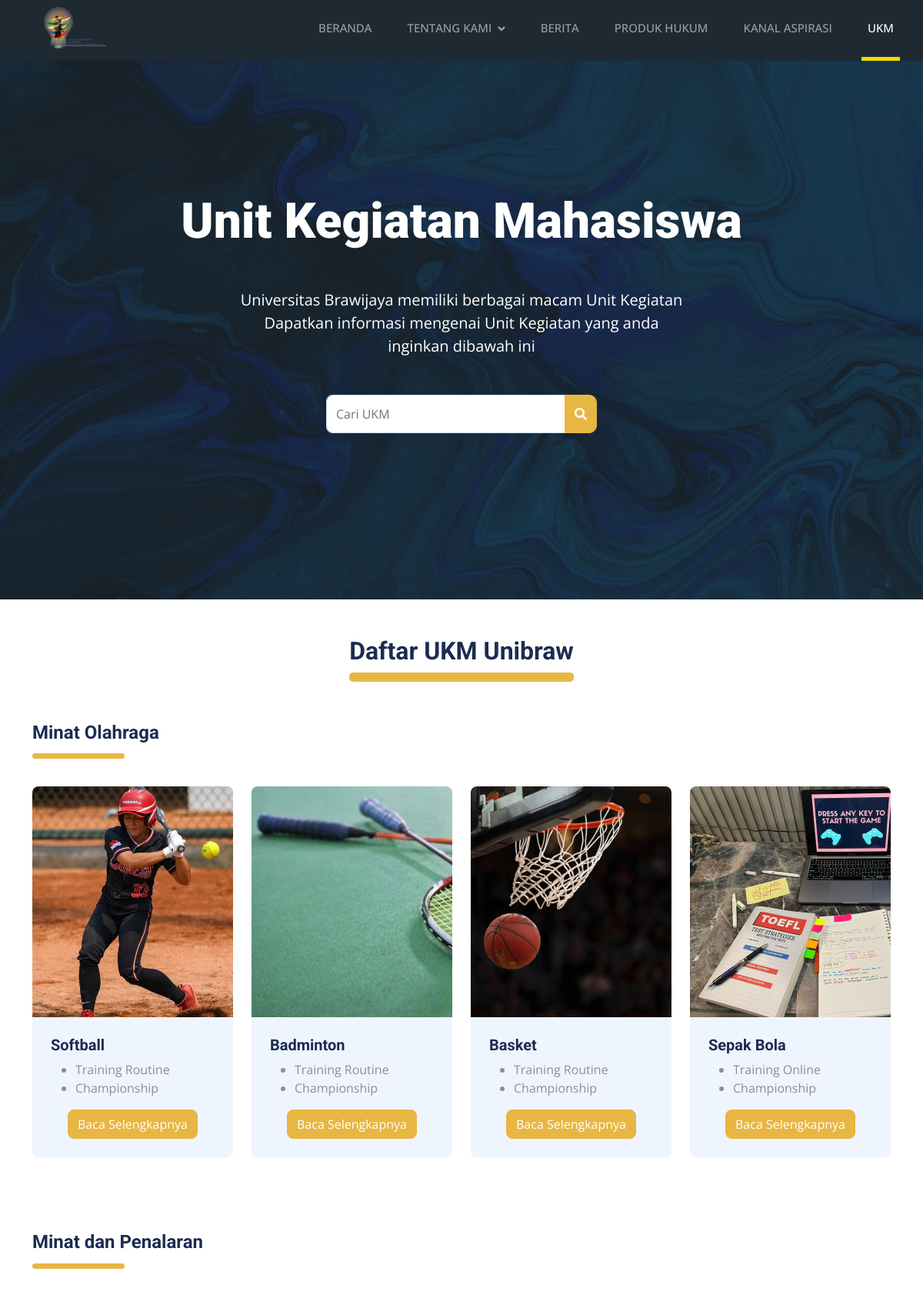
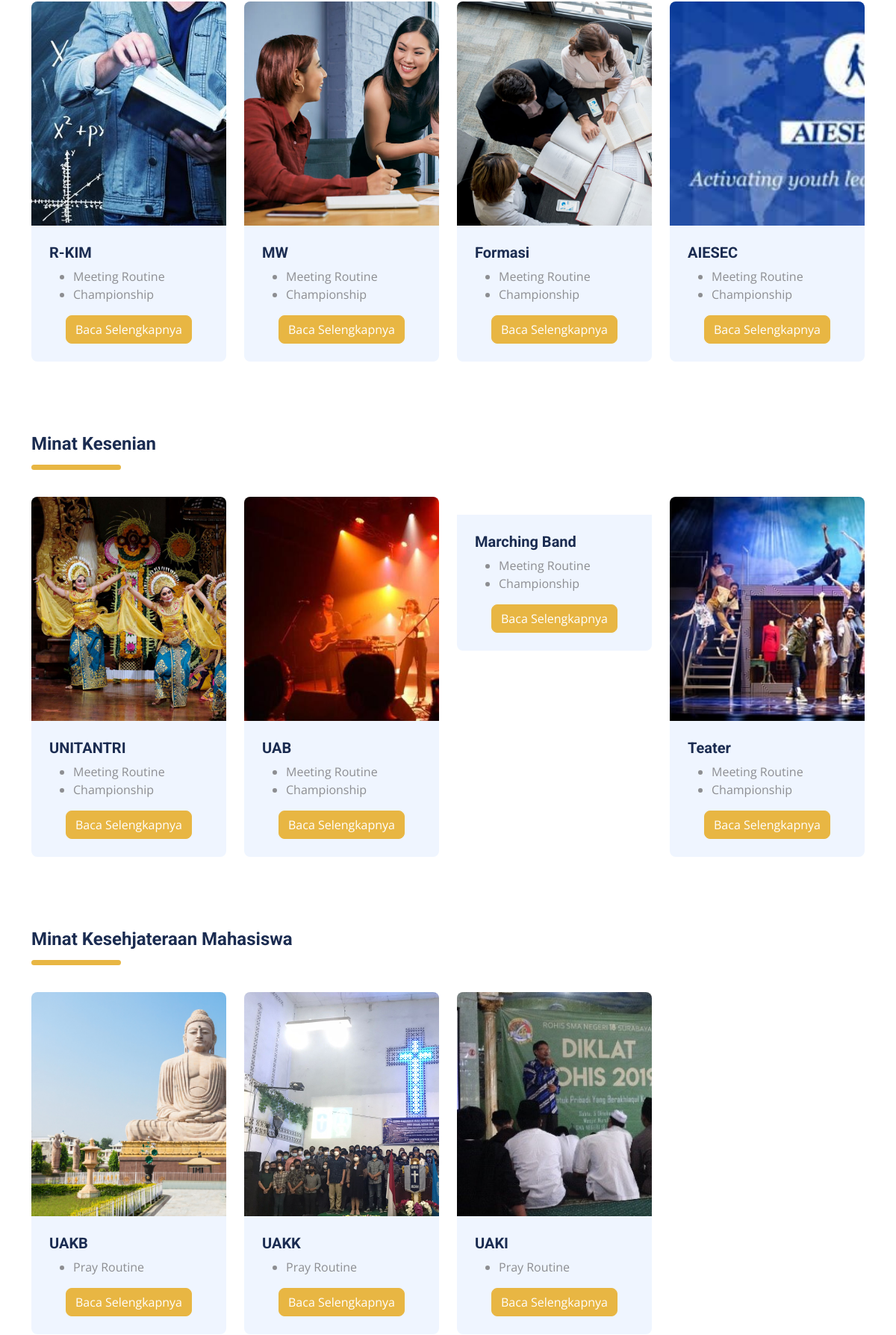
The page /ukm.php (upper part) on the database its author committed (2 pictures, top to bottom).
### tables this page shows
CREATE TABLE `ukm` (
  `id` int(11) NOT NULL,
  `isi` longtext NOT NULL,
  `kegiatan` longtext NOT NULL,
  `foto` text NOT NULL,
  `judul` text NOT NULL,
  `kategori` text NOT NULL
);

### ukm.php (the view)
<?php include_once('layouts/master.php');
include_once('koneksi.php');
?>
<div class="container-fluid header p-0 mb-5 jumbotrondepan" style="background-image: url('assets/abstrak.png');background-size: cover;height:700px;background-position: bottom;">
    <div class="row g-0 align-items-center flex-column-reverse flex-lg-row" style="padding-top: 75px">
        <div class="col-lg-12 p-5 wow fadeIn" data-wow-delay="0.1s">
            <h2 class="display-3 mb-5 mt-5 text-center text-white">Unit Kegiatan Mahasiswa</h2>
            <p class="text-white text-center" style="font-size: 15pt">
                Universitas Brawijaya memiliki berbagai macam Unit Kegiatan
                <br>
                Dapatkan informasi mengenai Unit Kegiatan yang anda
                <br>
                inginkan dibawah ini
            </p>
            <center>
                <div class="row justify-content-center mt-5">
                    <div class="col-md-4">
                        <form method="post" action="ukmcari.php">
                            <div class="input-group mb-3">
                                <input type="text" class="form-control" name="keyword" placeholder="Cari UKM">
                                <div class="input-group-append"><button class="btn btn-primary" style="border-radius:0;border-top-right-radius: 10px;border-bottom-right-radius: 10px;background-color:#e8b643;border-color: #e8b643;height:50px"><i class="fas fa-search"></i></button></div>
                            </div>
                        </form>
                    </div>
                </div>
            </center>
        </div>
    </div>
</div>
<div class="ourwork">
    <div class="container">
        <div class="row mb-3">
            <div class="col-md-12">
                <div class="titlepage">
                    <center>
                        <h2 class="bawahtengah text-center">Daftar UKM Unibraw</h2>
                    </center>
                </div>
            </div>
        </div>
        <br><br>
        <h4 class="bawahvisimisi">Minat Olahraga</h4>
        <div class="row mt-5 wow fadeInUp" data-wow-delay="0.1s">
            <?php
            $result = $conn->query("SELECT * FROM ukm where kategori = 'Olahraga' order by id desc");
            while ($data = $result->fetch_array()) :
            ?>
                <div class="col-md-3 mb-5">
                    <div class="team-item position-relative rounded overflow-hidden">
                        <div class="overflow-hidden">
                            <img src="foto/<?= $data['foto'] ?>" alt="" style="object-fit:cover;height:300px;">
                        </div>
                        <div class="bg-light p-4">
                            <h5 class="text-left"><?php echo $data['judul']; ?></h5>
                            <?= $data['kegiatan'] ?>
                            <center>
                                <a href="ukmdetail.php?id=<?php echo $data['id']; ?>" class="btn btn-primary kuning" style="background-color:#e8b643;border-color: #e8b643;">Baca Selengkapnya</a>
                            </center>
                        </div>
                    </div>
                </div>
            <?php endwhile; ?>
        </div>
        <br><br>
        <h4 class="bawahvisimisi">Minat dan Penalaran</h4>
        <div class="row mt-5">
            <?php
            $result = $conn->query("SELECT * FROM ukm where kategori = 'Penalaran' order by id desc");
            while ($data = $result->fetch_array()) :
            ?>
                <div class="col-md-3 mb-5">
                    <div class="team-item position-relative rounded overflow-hidden">
                        <div class="overflow-hidden">
                            <img src="foto/<?= $data['foto'] ?>" alt="" style="object-fit:cover;height:300px;">
                        </div>
                        <div class="bg-light p-4">
                            <h5 class="text-left"><?php echo $data['judul']; ?></h5>
                            <?= $data['kegiatan'] ?>
                            <center>
                                <a href="ukmdetail.php?id=<?php echo $data['id']; ?>" class="btn btn-primary kuning" style="background-color:#e8b643;border-color: #e8b643;">Baca Selengkapnya</a>
                            </center>
                        </div>
                    </div>
                </div>
            <?php endwhile; ?>
        </div>
        <br><br>
        <h4 class="bawahvisimisi">Minat Kesenian</h4>
        <div class="row mt-5">
            <?php
            $result = $conn->query("SELECT * FROM ukm where kategori = 'Kesenian' order by id desc");
            while ($data = $result->fetch_array()) :
            ?>
                <div class="col-md-3 mb-5">
                    <div class="team-item position-relative rounded overflow-hidden">
                        <div class="overflow-hidden">
                            <img src="foto/<?= $data['foto'] ?>" alt="" style="object-fit:cover;height:300px;">
                        </div>
                        <div class="bg-light p-4">
                            <h5 class="text-left"><?php echo $data['judul']; ?></h5>
                            <?= $data['kegiatan'] ?>
                            <center>
                                <a href="ukmdetail.php?id=<?php echo $data['id']; ?>" class="btn btn-primary kuning" style="background-color:#e8b643;border-color: #e8b643;">Baca Selengkapnya</a>
                            </center>
                        </div>
                    </div>
                </div>
            <?php endwhile; ?>
        </div>
        <br><br>
        <h4 class="bawahvisimisi">Minat Kesehjateraan Mahasiswa</h4>
        <div class="row mt-5">
            <?php
            $result = $conn->query("SELECT * FROM ukm where kategori = 'Kesehjateraan Mahasiswa' order by id desc");
            while ($data = $result->fetch_array()) :
            ?>
                <div class="col-md-3 mb-5">
                    <div class="team-item position-relative rounded overflow-hidden">
                        <div class="overflow-hidden">
                            <img src="foto/<?= $data['foto'] ?>" alt="" style="object-fit:cover;height:300px;">
                        </div>
                        <div class="bg-light p-4">
                            <h5 class="text-left"><?php echo $data['judul']; ?></h5>
                            <?= $data['kegiatan'] ?>
                            <center>
                                <a href="ukmdetail.php?id=<?php echo $data['id']; ?>" class="btn btn-primary kuning" style="background-color:#e8b643;border-color: #e8b643;">Baca Selengkapnya</a>
                            </center>
                        </div>
                    </div>
                </div>
            <?php endwhile; ?>
        </div>
        <br><br>
    </div>
</div>
<?php include_once('layouts/footer.php') ?>

### layouts/master.php (shortened to what this page needs)
<!DOCTYPE html>
<html lang="en">
<head>
   <link href="https://cdnjs.cloudflare.com/ajax/libs/font-awesome/5.10.0/css/all.min.css" rel="stylesheet">
   <link href="https://cdn.jsdelivr.net/npm/bootstrap-icons@1.4.1/font/bootstrap-icons.css" rel="stylesheet">
   <link href="assets/home/lib/animate/animate.min.css" rel="stylesheet">
   <link href="assets/home/lib/owlcarousel/assets/owl.carousel.min.css" rel="stylesheet">
   <link href="assets/home/lib/tempusdominus/css/tempusdominus-bootstrap-4.min.css" rel="stylesheet" />
   <link href="assets/home/css/style.css" rel="stylesheet">
   <link href="assets/main.css" rel="stylesheet">
   <link rel="stylesheet" href="../assets/style.css">
   <link href="assets/home/css/bootstrap.min.css" rel="stylesheet">
   <link rel="stylesheet" href="assets/stylecarousel.css">
   <link href="https://cdnjs.cloudflare.com/ajax/libs/limonte-sweetalert2/11.4.33/sweetalert2.css" rel="stylesheet">
</head>
<body>
   <body>
      <?php include_once('navbar.php');
      ?>

### layouts/navbar.php (shortened to what this page needs)
<nav class="navbar navbar-expand-lg bg-dark navbar-dark sticky-top p-0 wow fadeIn" data-wow-delay="0.1s">
   <a href="index.php" class="navbar-brand d-flex align-items-center px-4 px-lg-5">
      <h1 class="m-0 text-primary"><img width="100px" src="foto/logo.png"></h1>
   </a>
   <?php
   function beranda()
   {
      $page = substr($_SERVER["SCRIPT_NAME"], strrpos($_SERVER["SCRIPT_NAME"], "/") + 1);
      return $hasil;
   }
   function aktif($link)
   {
      $page = substr($_SERVER["SCRIPT_NAME"], strrpos($_SERVER["SCRIPT_NAME"], "/") + 1);
      return $hasil;
   }
   function berita()
   {
      $page = substr($_SERVER["SCRIPT_NAME"], strrpos($_SERVER["SCRIPT_NAME"], "/") + 1);
      return $hasil;
   }
   function tentangkami()
   {
      $page = substr($_SERVER["SCRIPT_NAME"], strrpos($_SERVER["SCRIPT_NAME"], "/") + 1);
      return $hasil;
   }
   function kanalaspirasi()
   {
      $page = substr($_SERVER["SCRIPT_NAME"], strrpos($_SERVER["SCRIPT_NAME"], "/") + 1);
      return $hasil;
   }
   function ukm()
   {
      $page = substr($_SERVER["SCRIPT_NAME"], strrpos($_SERVER["SCRIPT_NAME"], "/") + 1);
      if ($page == 'ukm.php' or $page == 'ukmcari.php' or $page == 'ukmdetail.php') {
         $hasil = 'active';
      }
      return $hasil;
   }
   ?>
   <div class="collapse navbar-collapse" id="navbarCollapse">
      <div class="navbar-nav ms-auto p-4 p-lg-0">
         <a href="index.php" class="nav-item nav-link <?= beranda(); ?>">Beranda</a>
         <div class="nav-item dropdown">
            <a href="#" class="nav-link dropdown-toggle <?= tentangkami() ?>" data-bs-toggle="dropdown">Tentang Kami</a>
         </div>
         <a href="berita.php" class="nav-item nav-link <?= berita(); ?>">Berita</a>
         <a href="produkhukum.php" class="nav-item nav-link <?= aktif('produkhukum.php'); ?>">Produk Hukum</a>
         <a href="kanalaspirasi.php" class="nav-item nav-link <?= kanalaspirasi(); ?>">Kanal Aspirasi</a>
         <a href="ukm.php" class="nav-item nav-link <?= ukm(); ?>">UKM</a>
      </div>
   </div>
</nav>

### layouts/footer.php (shortened to what this page needs)
</body>
</html>

### assets/home/css/style.css (style rules this page uses)
:root { --primary: #0463FA; --light: #EFF5FF; --dark: #1B2C51; }
.btn { font-weight: 500; transition: .5s; }
.btn.btn-primary, .btn.btn-secondary { color: #FFFFFF; }
.navbar .dropdown-toggle::after { border: none; content: "\f107"; font-family: "Font Awesome 5 Free"; font-weight: 900; vertical-align: middle; margin-left: 8px; }
.navbar .navbar-nav .nav-link { margin-right: 30px; padding: 25px 0; color: #FFFFFF; font-size: 15px; font-weight: 500; text-transform: uppercase; outline: none; }
.navbar .navbar-nav .nav-link:hover, .navbar .navbar-nav .nav-link.active { color: var(--primary); }
.navbar .navbar-brand, .navbar a.btn { height: 75px; }
.navbar .navbar-nav .nav-link { color: var(--dark); font-weight: 500; }
.navbar.sticky-top { top: -100px; transition: .5s; }
.team-item img { position: relative; top: 0; transition: .5s; }

### assets/main.css (style rules this page uses)
.kuning { border: 2px solid #e8b643; background-color: #e8b643; }
.bawahvisimisi { display: inline-block; position: relative; }
.bawahvisimisi:before { content: ""; width: 120px; height: 7px; background: #e8b643; position: absolute; border-radius: 5px; bottom: -20px; }
.bawahtengah { display: inline-block; position: relative; }
.bawahtengah:before { content: ""; width: 100%; height: 12px; background: #e8b643; position: absolute; border-radius: 5px; bottom: -20px; }
@media (min-width:900px) { .nav-link { border-bottom: 5px solid transparent; } }
@media (min-width:900px) { .active { border-bottom-color: rgb(245, 217, 0); } }
a { text-decoration: none; color: inherit; }

### assets/style.css (style rules this page uses)
.jumbotrondepan { background-image: url('home.jpg'); background-size: cover; height: 600px; -webkit-background-size: 100% 100%; -moz-background-size: 100% 100%; -o-background-size: 100% 100%; background-size: 100% 100%; }

### assets/stylecarousel.css (style rules this page uses)
@media (min-width:768px) { .col-md-3 { -ms-flex: 0 0 25%; flex: 0 0 25%; max-width: 25% } }
@media (min-width:768px) { .col-md-4 { -ms-flex: 0 0 33.333333%; flex: 0 0 33.333333%; max-width: 33.333333% } }
@media (min-width:768px) { .col-md-12 { -ms-flex: 0 0 100%; flex: 0 0 100%; max-width: 100% } }
@media (min-width:992px) { .col-lg-12 { -ms-flex: 0 0 100%; flex: 0 0 100%; max-width: 100% } }

### rows shown on the page
ukm: foto (picture), judul "Softball", kegiatan "Training Routine Championship"
ukm: foto (picture), judul "Badminton", kegiatan "Training Routine Championship"
ukm: foto (picture), judul "Basket", kegiatan "Training Routine Championship"
ukm: foto (picture), judul "Sepak Bola", kegiatan "Training Online Championship"
ukm: foto (picture), judul "R-KIM", kegiatan "Meeting Routine Championship"
ukm: foto (picture), judul "MW", kegiatan "Meeting Routine Championship"
ukm: foto (picture), judul "Formasi", kegiatan "Meeting Routine Championship"
ukm: foto (picture), judul "AIESEC", kegiatan "Meeting Routine Championship"
ukm: foto (picture), judul "UNITANTRI", kegiatan "Meeting Routine Championship"
ukm: foto (picture), judul "UAB", kegiatan "Meeting Routine Championship"
ukm: judul "Marching Band", kegiatan "Meeting Routine Championship"
ukm: foto (picture), judul "Teater", kegiatan "Meeting Routine Championship"
ukm: foto (picture), judul "UAKB", kegiatan "Pray Routine"
ukm: foto (picture), judul "UAKK", kegiatan "Pray Routine"
ukm: foto (picture), judul "UAKI", kegiatan "Pray Routine"
